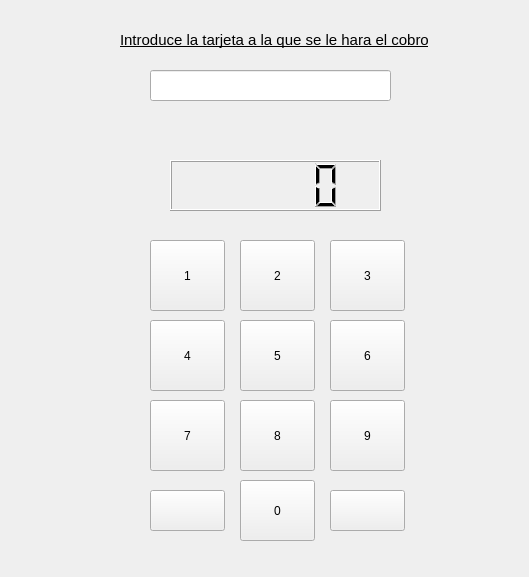
<?xml version="1.0" encoding="UTF-8"?>
<ui version="4.0">
 <class>Form</class>
 <widget class="QWidget" name="Form">
  <property name="geometry">
   <rect>
    <x>0</x>
    <y>0</y>
    <width>529</width>
    <height>577</height>
   </rect>
  </property>
  <property name="windowTitle">
   <string>Form</string>
  </property>
  <widget class="QLabel" name="label">
   <property name="geometry">
    <rect>
     <x>120</x>
     <y>10</y>
     <width>331</width>
     <height>61</height>
    </rect>
   </property>
   <property name="text">
    <string>&lt;html&gt;&lt;head/&gt;&lt;body&gt;&lt;p&gt;&lt;span style=&quot; font-size:11pt; text-decoration: underline;&quot;&gt;Introduce la tarjeta a la que se le hara el cobro&lt;/span&gt;&lt;/p&gt;&lt;/body&gt;&lt;/html&gt;</string>
   </property>
  </widget>
  <widget class="QLCDNumber" name="lcdNumber">
   <property name="geometry">
    <rect>
     <x>170</x>
     <y>160</y>
     <width>211</width>
     <height>51</height>
    </rect>
   </property>
  </widget>
  <widget class="QLineEdit" name="lineEdit">
   <property name="geometry">
    <rect>
     <x>150</x>
     <y>70</y>
     <width>241</width>
     <height>31</height>
    </rect>
   </property>
  </widget>
  <widget class="QWidget" name="widget" native="true">
   <property name="geometry">
    <rect>
     <x>110</x>
     <y>210</y>
     <width>331</width>
     <height>361</height>
    </rect>
   </property>
   <widget class="QPushButton" name="pushButton_3">
    <property name="geometry">
     <rect>
      <x>40</x>
      <y>110</y>
      <width>75</width>
      <height>71</height>
     </rect>
    </property>
    <property name="text">
     <string>4</string>
    </property>
   </widget>
   <widget class="QPushButton" name="pushButton_7">
    <property name="geometry">
     <rect>
      <x>130</x>
      <y>190</y>
      <width>75</width>
      <height>71</height>
     </rect>
    </property>
    <property name="text">
     <string>8</string>
    </property>
   </widget>
   <widget class="QPushButton" name="pushButton">
    <property name="geometry">
     <rect>
      <x>40</x>
      <y>30</y>
      <width>75</width>
      <height>71</height>
     </rect>
    </property>
    <property name="text">
     <string>1</string>
    </property>
   </widget>
   <widget class="QPushButton" name="pushButton_8">
    <property name="geometry">
     <rect>
      <x>220</x>
      <y>110</y>
      <width>75</width>
      <height>71</height>
     </rect>
    </property>
    <property name="text">
     <string>6</string>
    </property>
   </widget>
   <widget class="QPushButton" name="pushButton_6">
    <property name="geometry">
     <rect>
      <x>220</x>
      <y>30</y>
      <width>75</width>
      <height>71</height>
     </rect>
    </property>
    <property name="text">
     <string>3</string>
    </property>
   </widget>
   <widget class="QPushButton" name="pushButton_4">
    <property name="geometry">
     <rect>
      <x>40</x>
      <y>190</y>
      <width>75</width>
      <height>71</height>
     </rect>
    </property>
    <property name="text">
     <string>7</string>
    </property>
   </widget>
   <widget class="QPushButton" name="pushButton_2">
    <property name="geometry">
     <rect>
      <x>130</x>
      <y>30</y>
      <width>75</width>
      <height>71</height>
     </rect>
    </property>
    <property name="text">
     <string>2</string>
    </property>
   </widget>
   <widget class="QPushButton" name="pushButton_9">
    <property name="geometry">
     <rect>
      <x>220</x>
      <y>190</y>
      <width>75</width>
      <height>71</height>
     </rect>
    </property>
    <property name="text">
     <string>9</string>
    </property>
   </widget>
   <widget class="QPushButton" name="pushButton_10">
    <property name="geometry">
     <rect>
      <x>40</x>
      <y>280</y>
      <width>75</width>
      <height>41</height>
     </rect>
    </property>
    <property name="text">
     <string/>
    </property>
    <property name="icon">
     <iconset theme="QIcon::ThemeIcon::ApplicationExit"/>
    </property>
   </widget>
   <widget class="QPushButton" name="pushButton_12">
    <property name="geometry">
     <rect>
      <x>220</x>
      <y>280</y>
      <width>75</width>
      <height>41</height>
     </rect>
    </property>
    <property name="text">
     <string/>
    </property>
    <property name="icon">
     <iconset theme="QIcon::ThemeIcon::MailSend"/>
    </property>
   </widget>
   <widget class="QPushButton" name="pushButton_5">
    <property name="geometry">
     <rect>
      <x>130</x>
      <y>110</y>
      <width>75</width>
      <height>71</height>
     </rect>
    </property>
    <property name="text">
     <string>5</string>
    </property>
   </widget>
   <widget class="QPushButton" name="pushButton_11">
    <property name="geometry">
     <rect>
      <x>130</x>
      <y>270</y>
      <width>75</width>
      <height>61</height>
     </rect>
    </property>
    <property name="text">
     <string>0</string>
    </property>
   </widget>
  </widget>
 </widget>
 <resources/>
 <connections/>
</ui>
